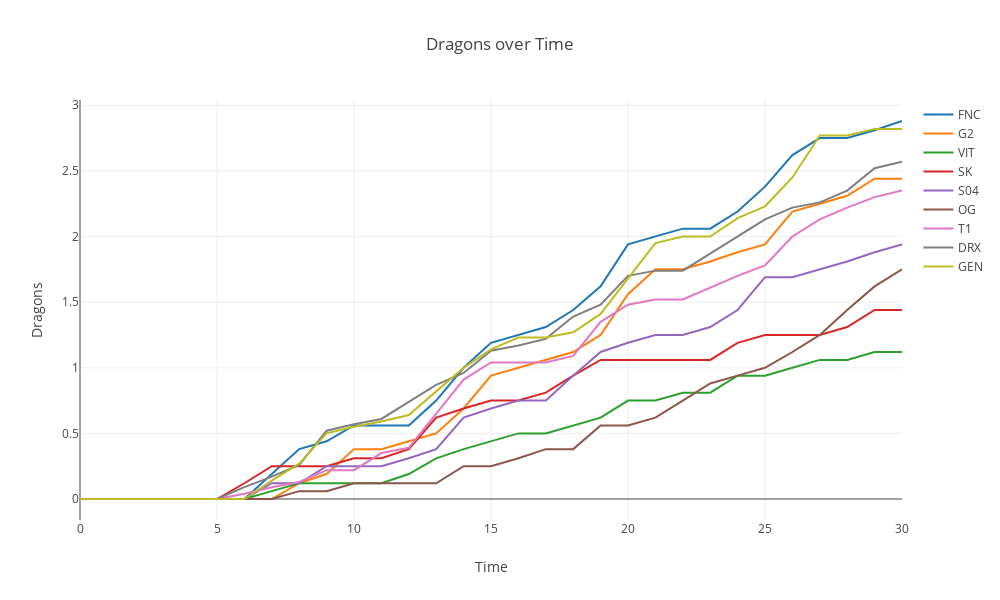

The code cell stored with this chart in its notebook:
### Code cell
iplot({
    'data': [Scatter(x = x,
                     y = [DrakeOT(team, x) for x in x],
                     name = team) for team in DragonTeams],
    
    'layout': Layout(width = 1000, height = 600,
                     title = 'Dragons over Time',
                     xaxis = dict(title = 'Time'),
                     yaxis = dict(title = 'Dragons'))
})

### Figure 1 — Plotly figure (JSON) as saved in the notebook; plotly's stock layout.template omitted (floating-point values rounded to 4 significant figures)
{"data": [{"name": "FNC", "type": "scatter", "uid": "db9be446-6ee3-11ea-91de-30e37a7b83eb", "x": [0, 1, 2, 3, 4, 5, 6, 7, 8, 9, 10, 11, 12, 13, 14, 15, 16, 17, 18, 19, 20, 21, 22, 23, 24, 25, 26, 27, 28, 29, 30], "y": [0, 0, 0, 0, 0, 0, 0, 0.19, 0.38, 0.44, 0.56, 0.56, 0.56, 0.75, 1, 1.19, 1.25, 1.31, 1.44, 1.62, 1.94, 2, 2.06, 2.06, 2.19, 2.38, 2.62, 2.75, 2.75, 2.81, 2.88]}, {"name": "G2", "type": "scatter", "uid": "db9be447-6ee3-11ea-b1e1-30e37a7b83eb", "x": [0, 1, 2, 3, 4, 5, 6, 7, 8, 9, 10, 11, 12, 13, 14, 15, 16, 17, 18, 19, 20, 21, 22, 23, 24, 25, 26, 27, 28, 29, 30], "y": [0, 0, 0, 0, 0, 0, 0, 0, 0.12, 0.19, 0.38, 0.38, 0.44, 0.5, 0.69, 0.94, 1, 1.06, 1.12, 1.25, 1.56, 1.75, 1.75, 1.81, 1.88, 1.94, 2.19, 2.25, 2.31, 2.44, 2.44]}, {"name": "VIT", "type": "scatter", "uid": "db9be448-6ee3-11ea-a707-30e37a7b83eb", "x": [0, 1, 2, 3, 4, 5, 6, 7, 8, 9, 10, 11, 12, 13, 14, 15, 16, 17, 18, 19, 20, 21, 22, 23, 24, 25, 26, 27, 28, 29, 30], "y": [0, 0, 0, 0, 0, 0, 0, 0.06, 0.12, 0.12, 0.12, 0.12, 0.19, 0.31, 0.38, 0.44, 0.5, 0.5, 0.56, 0.62, 0.75, 0.75, 0.81, 0.81, 0.94, 0.94, 1, 1.06, 1.06, 1.12, 1.12]}, {"name": "SK", "type": "scatter", "uid": "db9be449-6ee3-11ea-b171-30e37a7b83eb", "x": [0, 1, 2, 3, 4, 5, 6, 7, 8, 9, 10, 11, 12, 13, 14, 15, 16, 17, 18, 19, 20, 21, 22, 23, 24, 25, 26, 27, 28, 29, 30], "y": [0, 0, 0, 0, 0, 0, 0.12, 0.25, 0.25, 0.25, 0.31, 0.31, 0.38, 0.62, 0.69, 0.75, 0.75, 0.81, 0.94, 1.06, 1.06, 1.06, 1.06, 1.06, 1.19, 1.25, 1.25, 1.25, 1.31, 1.44, 1.44]}, {"name": "S04", "type": "scatter", "uid": "db9be44a-6ee3-11ea-9b76-30e37a7b83eb", "x": [0, 1, 2, 3, 4, 5, 6, 7, 8, 9, 10, 11, 12, 13, 14, 15, 16, 17, 18, 19, 20, 21, 22, 23, 24, 25, 26, 27, 28, 29, 30], "y": [0, 0, 0, 0, 0, 0, 0, 0.12, 0.12, 0.25, 0.25, 0.25, 0.31, 0.38, 0.62, 0.69, 0.75, 0.75, 0.94, 1.12, 1.19, 1.25, 1.25, 1.31, 1.44, 1.69, 1.69, 1.75, 1.81, 1.88, 1.94]}, {"name": "OG", "type": "scatter", "uid": "db9be44b-6ee3-11ea-b282-30e37a7b83eb", "x": [0, 1, 2, 3, 4, 5, 6, 7, 8, 9, 10, 11, 12, 13, 14, 15, 16, 17, 18, 19, 20, 21, 22, 23, 24, 25, 26, 27, 28, 29, 30], "y": [0, 0, 0, 0, 0, 0, 0, 0, 0.06, 0.06, 0.12, 0.12, 0.12, 0.12, 0.25, 0.25, 0.31, 0.38, 0.38, 0.56, 0.56, 0.62, 0.75, 0.88, 0.94, 1, 1.12, 1.25, 1.44, 1.62, 1.75]}, {"name": "T1", "type": "scatter", "uid": "db9be44c-6ee3-11ea-98bb-30e37a7b83eb", "x": [0, 1, 2, 3, 4, 5, 6, 7, 8, 9, 10, 11, 12, 13, 14, 15, 16, 17, 18, 19, 20, 21, 22, 23, 24, 25, 26, 27, 28, 29, 30], "y": [0, 0, 0, 0, 0, 0, 0.04, 0.09, 0.13, 0.22, 0.22, 0.35, 0.39, 0.65, 0.91, 1.04, 1.04, 1.04, 1.09, 1.35, 1.48, 1.52, 1.52, 1.61, 1.7, 1.78, 2, 2.13, 2.22, 2.3, 2.35]}, {"name": "DRX", "type": "scatter", "uid": "db9be44d-6ee3-11ea-ac60-30e37a7b83eb", "x": [0, 1, 2, 3, 4, 5, 6, 7, 8, 9, 10, 11, 12, 13, 14, 15, 16, 17, 18, 19, 20, 21, 22, 23, 24, 25, 26, 27, 28, 29, 30], "y": [0, 0, 0, 0, 0, 0, 0.09, 0.17, 0.26, 0.52, 0.57, 0.61, 0.74, 0.87, 0.96, 1.13, 1.17, 1.22, 1.39, 1.48, 1.7, 1.74, 1.74, 1.87, 2, 2.13, 2.22, 2.26, 2.35, 2.52, 2.57]}, {"name": "GEN", "type": "scatter", "uid": "db9be44e-6ee3-11ea-93f8-30e37a7b83eb", "x": [0, 1, 2, 3, 4, 5, 6, 7, 8, 9, 10, 11, 12, 13, 14, 15, 16, 17, 18, 19, 20, 21, 22, 23, 24, 25, 26, 27, 28, 29, 30], "y": [0, 0, 0, 0, 0, 0, 0, 0.14, 0.27, 0.5, 0.55, 0.59, 0.64, 0.82, 1, 1.14, 1.23, 1.23, 1.27, 1.41, 1.68, 1.95, 2, 2, 2.14, 2.23, 2.45, 2.77, 2.77, 2.82, 2.82]}], "layout": {"height": 600, "title": "Dragons over Time", "width": 1000, "xaxis": {"title": "Time"}, "yaxis": {"title": "Dragons"}}}
